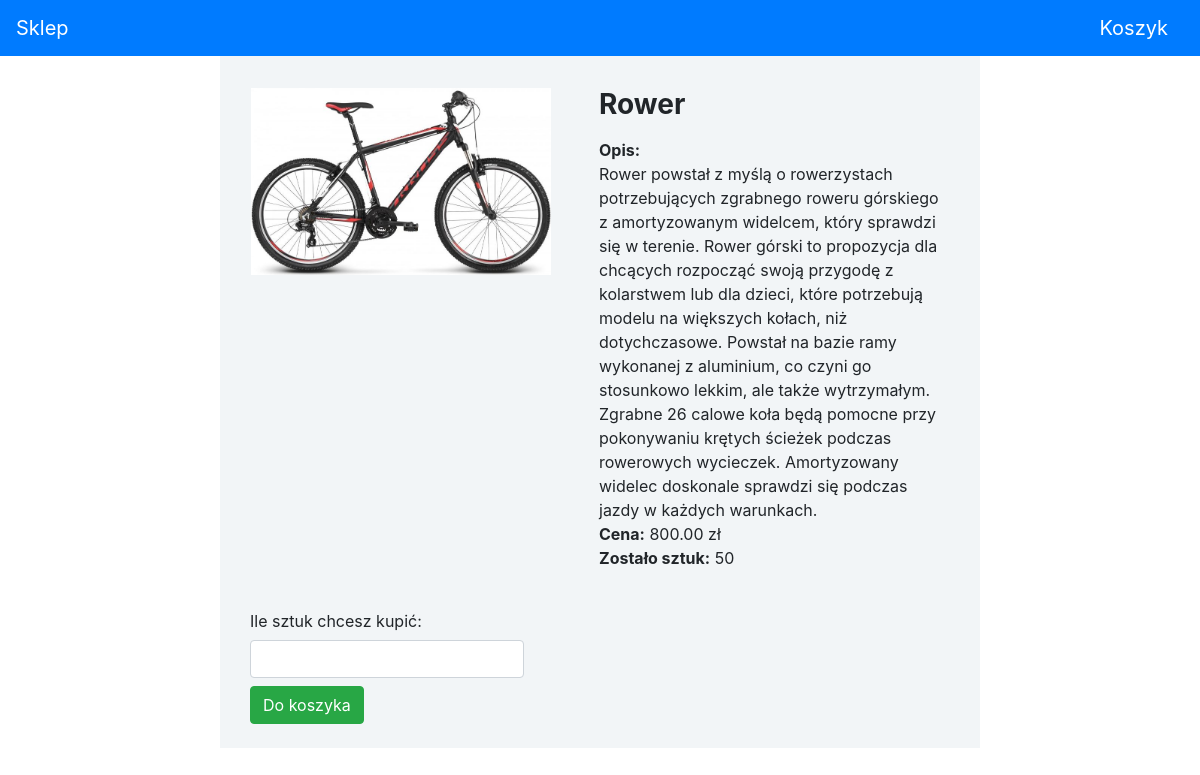
/detail/1, run on the app's committed database.
### shop/models.py (models this page shows, shortened)
class Product(models.Model):
    name = models.CharField(max_length=200)
    description = models.TextField()
    image = models.ImageField(upload_to='products')
    price = models.DecimalField(max_digits=10, decimal_places=2)
    quantity = models.PositiveIntegerField(default=0)
    active = models.BooleanField(default=True)

### shop/views.py (the view)
# urls.py: path('detail/<int:product_id>', views.detail, name='detail'),
def detail(request, product_id):
    product = get_object_or_404(Product, pk=product_id)
    return render(request, 'shop/detail.html', {'product': product})

### shop/templates/shop/detail.html (shortened to what this page needs)
<!DOCTYPE html>
    {% load static %}
    <head>
        <link rel="stylesheet" type="text/css" href="{% static 'shop/style.css' %}">
        <link rel="stylesheet" type="text/css" href="{% static 'shop/bootstrap.min.css' %}">
    </head>
    <body>
        {% include "shop/navbar.html" %}
        <div class="container">
            <div class="row justify-content-center mb-4">
                <div class="col-lg-8 col-md-11 shop-background">
                    <div class="media p-3 my-3">
                        <img class="mr-5 big-image" src="{{ product.image.url }}" alt="Zdjecie produktu"/>
                        <div class="media-body">
                            <h3 class="mb-3 font-weight-bold">{{ product.name }}</h3>
                            <div><strong>Opis:</strong><br>{{ product.description }}</div>
                            <div><strong>Cena:</strong> {{ product.price }} zł</div>
                            <div><strong>Zostało sztuk:</strong> {{ product.quantity }}</div>
                        </div>
                    </div>
                    <form method="post" action="{% url 'shop:add-to-basket' product.id %}">
                        <div class="form-group col-sm-5">
                            <label class="col-form-label" for="Quantity">Ile sztuk chcesz kupić: </label>
                            <input class="form-control" type="number" id="Quantity" name="basket-quantity" min="0" max="{{ product.quantity }}" required>
                            <input class="btn btn-success my-2" type="submit" value="Do koszyka">
                        </div>
                    </form>
                </div>
            </div>
        </div>
    </body>
</html>

### shop/static/shop/style.css (style rules this page uses)
.shop-background { background: #f2f5f7; }
.big-image { max-width: 300px; height: auto; }

### data on the page
Product: image (picture), name "Rower", description "Rower powstał z myślą o rowerzystach potrzebujących zgrabnego roweru górskiego z amortyzowanym widelcem, który sprawdzi się w terenie. Rower górski to propozycja dla chcących rozpocząć swoją przygodę z kolarstwem lub dla dzieci, które potrzebują modelu na większych kołach, niż dotychczasowe. Powstał na bazie ramy wykonanej z aluminium, co czyni go stosunkowo lekkim, ale także wytrzymałym. Zgrabne 26 calowe koła będą pomocne przy pokonywaniu krętych ścieżek podczas rowerowych wycieczek. Amortyzowany widelec doskonale sprawdzi się podczas jazdy w każdych warunkach.", price "800.00", quantity "50"
